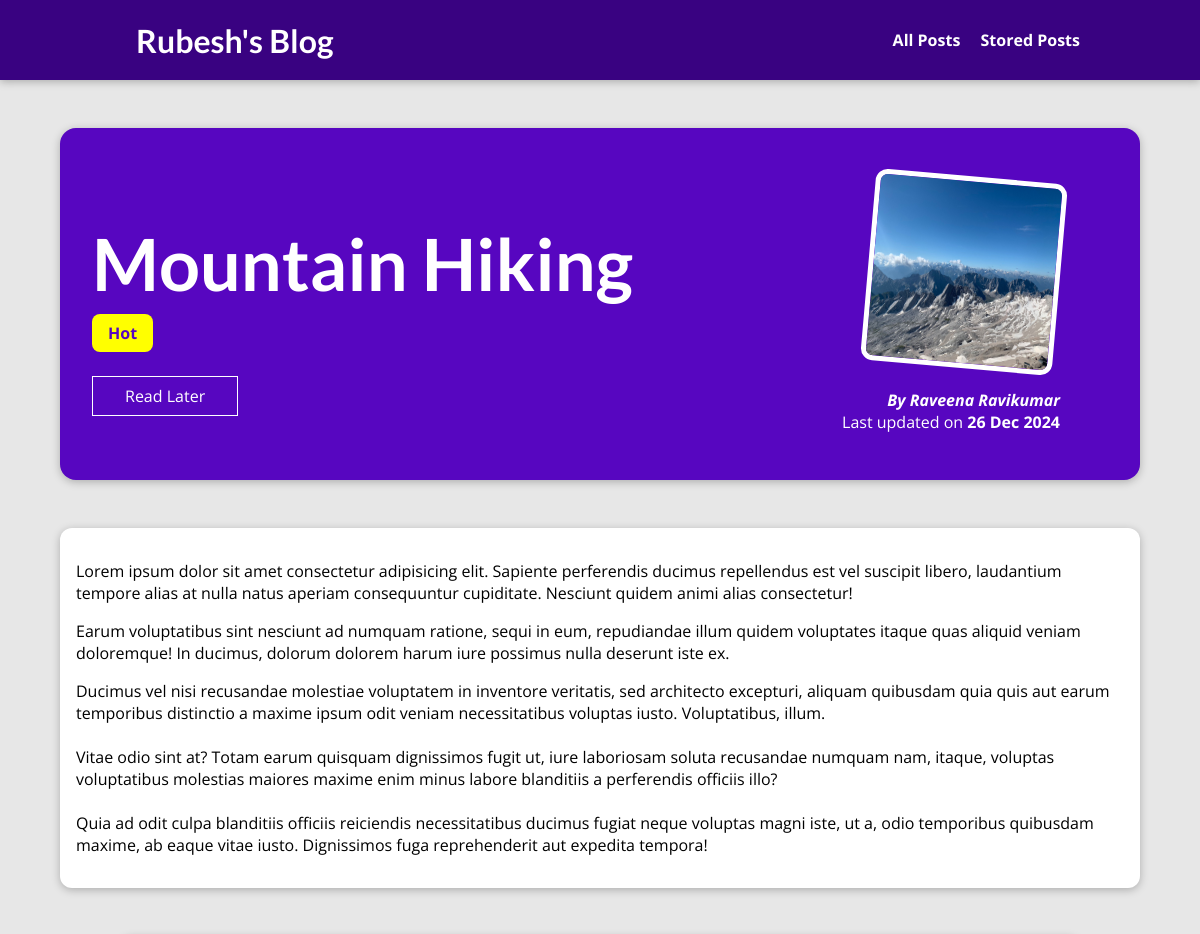
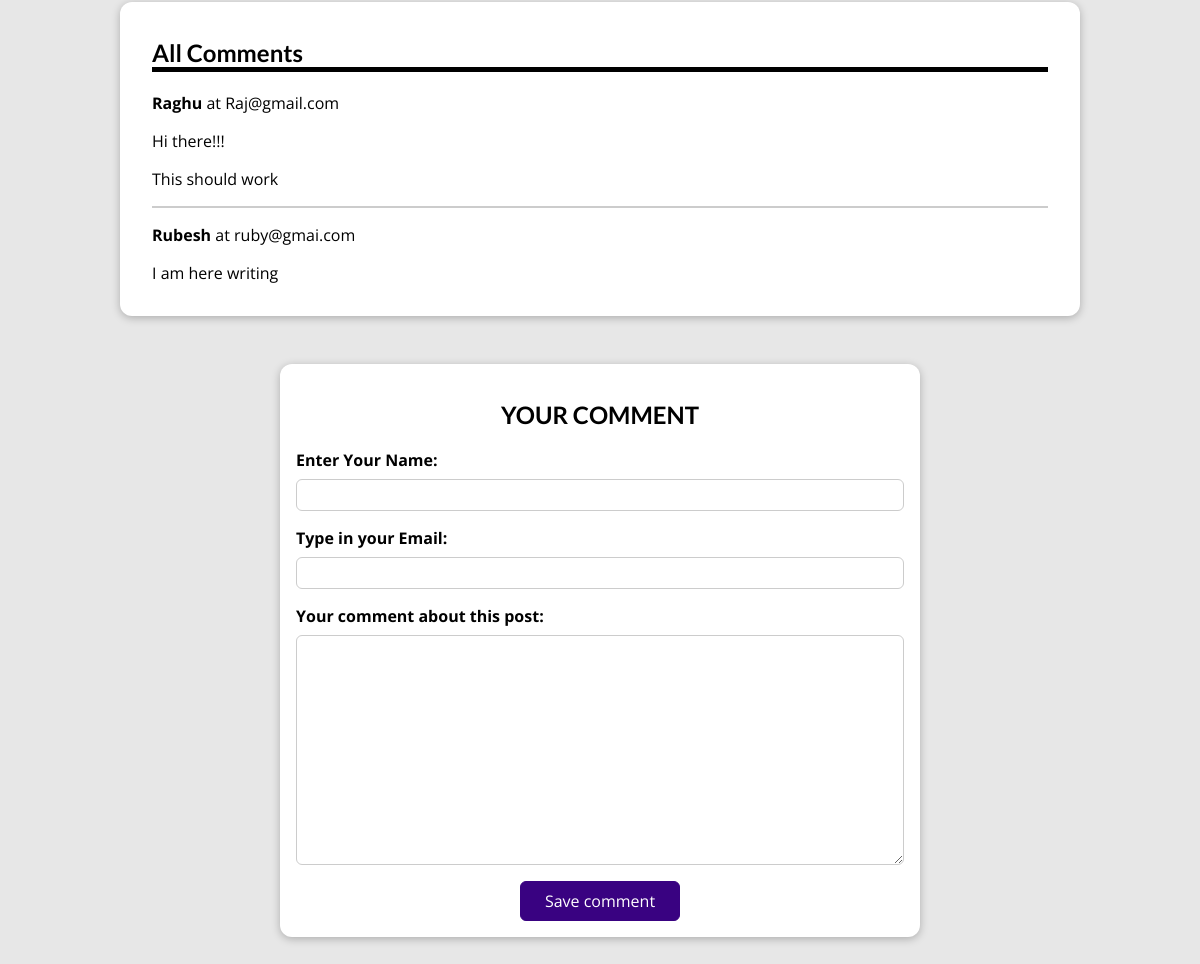
The page /posts/hike-in-the-mountains on the database its author committed (2 pictures, top to bottom).
### blog/models.py (models this page shows, shortened)
class Post(models.Model):
    title = models.CharField(max_length=150)
    excerpt = models.CharField(max_length=200)
    image = models.ImageField(upload_to="posts", null=True)
    date = models.DateField(auto_now=True)
    slug = models.SlugField(unique=True, db_index=True, null=False)
    content = models.TextField(validators=[MinLengthValidator(10)])
    author = models.ForeignKey(
        Author, on_delete=models.SET_NULL, null=True, related_name="post")
    tags = models.ManyToManyField(Tag)

class Tag(models.Model):
    caption = models.CharField(max_length=20)

class Author(models.Model):
    first_name = models.CharField(max_length=30)
    last_name = models.CharField(max_length=30)
    email = models.EmailField()
    def __str__(self):
        return f"{self.first_name} {self.last_name}"

class Comment(models.Model):
    user_name = models.CharField(max_length=120)
    user_email = models.EmailField()
    text = models.TextField(max_length=400)
    post = models.ForeignKey(
        Post, on_delete=models.CASCADE, related_name="comments")

### blog/views.py (the view, shortened to what this page needs)
# urls.py: path("posts/<slug:slug>", views.SinglePostView.as_view(),
class SinglePostView(View):
    def is_stored_post(self, request, post_id):
        stored_posts = request.session.get("stored_posts")
        if stored_posts is not None:
            is_saved_for_later = post_id in stored_posts
        else:
            is_saved_for_later = False
        return is_saved_for_later
    def get(self, request, slug):
        post = Post.objects.get(slug=slug)
        return render(request, "blog/post-detail.html", {
            "post": post,
            "post_tags": post.tags.all(),
            "comment_form": CommentForm(),
            "comments": post.comments.all().order_by("-id"),
            "saved_for_later": self.is_stored_post(request, post.id)
        })

### blog/forms.py
class CommentForm(forms.ModelForm):
    class Meta:
        model = Comment
        exclude = ["post"]
        labels = {
            "user_name": "Enter Your Name",
            "user_email": "Type in your Email",
            "text": "Your comment about this post"
        }

### blog/templates/blog/post-detail.html (shortened to what this page needs)
{% extends "base.html" %}
{% load static %}
{% block css_styles %}
<link rel="stylesheet" href="{% static "blog/post-detail.css" %}">
{% endblock css_styles %}
{% block content %}
<section id="summary">
    <h2>{{post.title}}</h2>
    <div>
    {% for tag in post_tags %}
        <span class="tag">{{tag.caption}}</span>
    {% endfor %}
    </div>
    <article>
        <img src="{{ post.image.url }}" alt="Post Title"/>
        <address>By <a href="mailto:{{post.author.email}}">{{post.author}}</a></address>
        <div>
            Last updated on <time>{{post.date | date:"d M Y"}}</time>
        </div>
    </article>
<div id="read-later">
    <form action="{% url "read-later" %}" method="POST">
        <button>
            {% if saved_for_later %}
                Remove from Read Later list
            {% else %}
                Read Later
            {% endif %}
        </button>
    </form>
</div>
</section>
<main>
    {{post.content | linebreaks}}
</main>
<section id="comments">
    <h2>All Comments</h2>
    <ul>
        {% for comment in comments  %}
            <li>
                <span> <b>{{comment.user_name}}</b> at {{comment.user_email}}</span>
                <p>{{comment.text | linebreaks}}</p>
            </li>
        {% endfor %}
    </ul>
</section>
<form action="{% url "post-detail-page" post.slug %}" id="comment_form" method="POST">
    <h2>YOUR COMMENT</h2>
    {% for form_fields in comment_form %}
        <div class="form-control {% if form_fields.errors %} invalid {% endif %}">
            {{form_fields.label_tag}}
            {{form_fields}}
        </div>
    {% endfor %}
    <div class="flex_cont">
        <button>Save comment</button>
    </div>
</form>
{% endblock content %}

### static/app.css (style rules this page uses)
* { box-sizing: border-box; }
html { font-family: 'Open Sans', 'Lato', sans-serif; }
body { margin: 0; }
h1, h2, h3 { font-family: 'Lato', sans-serif; font-weight: bold; }

### blog/static/blog/post-detail.css (style rules this page uses)
body { background-color: #e7e7e7; }
#summary { margin: 8rem auto 3rem auto; padding: 2rem; width: 90%; max-width: 90rem; border-radius: 16px; background-color: #5706c0; position: relative; box-shadow: 0 2px 8px rgba(0, 0, 0, 0.25); height: 22rem; }
#summary h2 { color: white; font-size: 4.5rem; margin-bottom: 1rem }
#summary article { position: absolute; top: 2rem; right: 3rem; padding: 1rem 2rem; border-radius: 12px; text-align: right; color: white; }
#summary article img { width: 12rem; height: 12rem; border-radius: 12px; transform: rotateZ(5deg); border: 5px solid white; margin-bottom: 1rem; }
#summary address { font-weight: bold; }
#summary a { color: white; text-decoration: none; cursor: pointer; }
#summary time { font-weight: bold; }
main { width: 90%; max-width: 90rem; margin: 3rem auto; background-color: white; padding: 1rem; border-radius: 12px; box-shadow: 0 2px 8px rgba(0, 0, 0, 0.25); }
.tag { background-color: yellow; color: #5706c0; padding: 0.5rem 1rem; font-weight: bold; border-radius: 8px; }
#comment_form h2 { text-align: center; }
#comment_form { margin: 3rem auto; width: 90%; max-width: 40rem; border-radius: 12px; background-color: white; box-shadow: 0 2px 8px rgba(0, 0, 0, 0.25); padding: 1rem; }
.form-control { margin-bottom: 1rem; }
.form-control label { font-weight: bold; margin-bottom: 0.5rem; display: block; }
.form-control input, .form-control textarea { display: block; width: 100%; font: inherit; padding: 0.25rem; border-radius: 6px; border: 1px solid #ccc; }
.flex_cont { display: flex; justify-content: center; }
.flex_cont button { font: inherit; background-color: #390281; color: white; border: 1px solid #390281; padding: 0.5rem 1.5rem; border-radius: 6px; cursor: pointer; display: flex; }
#comments { margin: 3rem auto; width: 90%; max-width: 60rem; border-radius: 12px; background-color: white; box-shadow: 0 2px 8px rgba(0, 0, 0, 0.25); padding: 1rem 2rem; }
#comments ul { list-style: none; margin: 0; padding: 0; }
#comments li { margin-bottom: 1rem; border-bottom: 2px solid #ccc; }
#comments li:last-of-type { border-bottom: none; }
#comments h2 { border-bottom: 5px solid black; }
#read-later { margin: 2rem 0; }
#read-later button { background-color: transparent; border: 1px solid white; padding: 0.5rem 2rem; font: inherit; color: white; cursor: pointer; }

### rows shown on the page
Post: title "Mountain Hiking", image (picture), author "Raveena Ravikumar", date "26 Dec 2024", content "Lorem ipsum dolor sit amet consectetur adipisicing elit. Sapiente perferendis ducimus repellendus est vel suscipit libero, laudantium tempore alias at nulla natus aperiam consequuntur cupiditate. Nesciunt quidem animi alias consectetur! Earum voluptatibus sint nesciunt ad numquam ratione, sequi in eum, repudiandae illum quidem voluptates itaque quas aliquid veniam doloremque! In ducimus, dolorum dolorem harum iure possimus nulla deserunt iste ex. Ducimus vel nisi recusandae molestiae voluptatem in inventore veritatis, sed architecto excepturi, aliquam quibusdam quia quis aut earum temporibus distinctio a maxime ipsum odit veniam necessitatibus voluptas iusto. Voluptatibus, illum. Vitae odio…"
Tag: caption "Hot"
Comment: user_name "Raghu", user_email "Raj@gmail.com", text "Hi there!!! This should work"
Comment: user_name "Rubesh", user_email "ruby@gmai.com", text "I am here writing"
